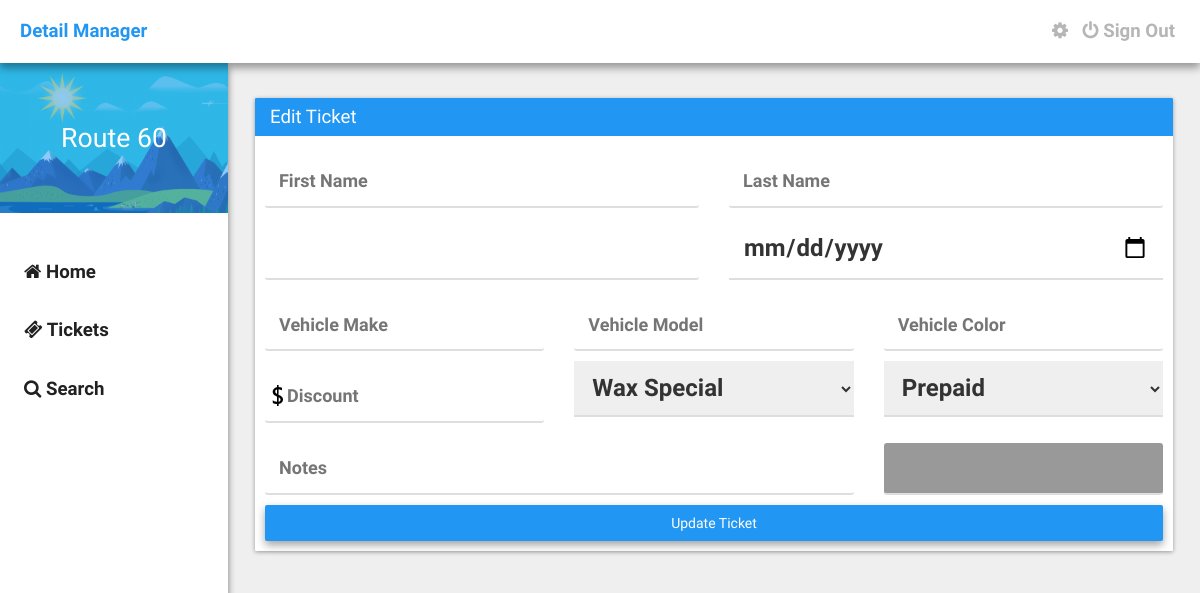
The page /edit?id=2901123132 (signed in) on the database as committed earlier.
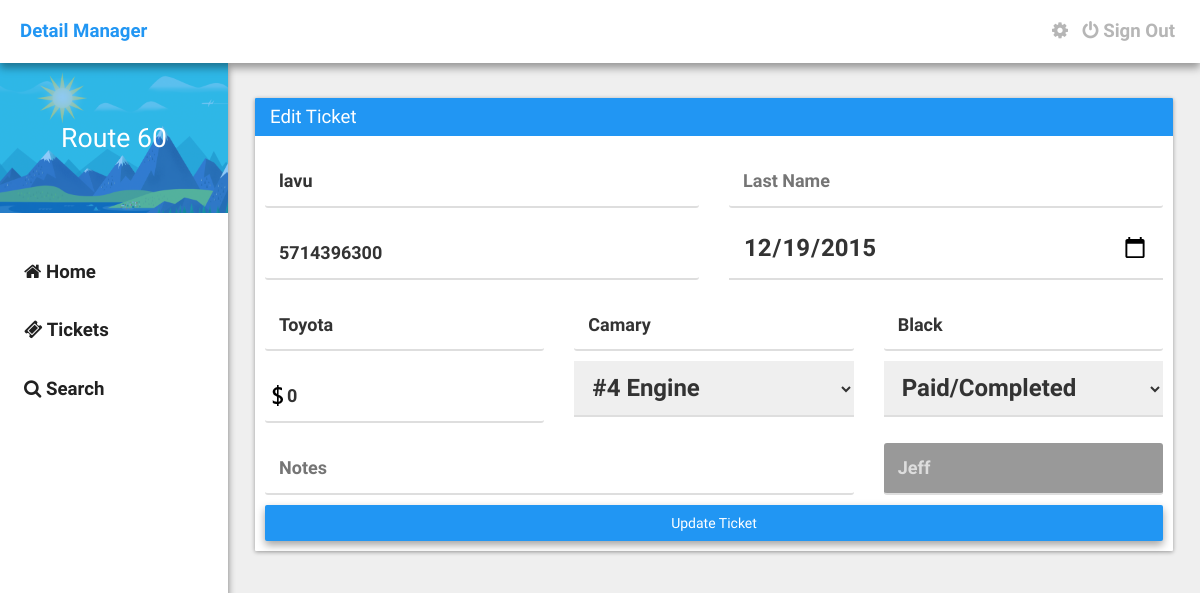
The same page on the database as committed later.
### tables this page shows
CREATE TABLE IF NOT EXISTS `detail_tickets` (
  `id` int(11) NOT NULL,
  `locked` int(11) NOT NULL DEFAULT '0',
  `first_name` text NOT NULL,
  `last_name` text NOT NULL,
  `phone_number` varchar(32) NOT NULL,
  `date` date NOT NULL,
  `vehicle_make` text NOT NULL,
  `vehicle_model` text NOT NULL,
  `vehicle_color` text NOT NULL,
  `discount` int(11) NOT NULL,
  `services` varchar(32) NOT NULL,
  `pre_paid_done` varchar(32) NOT NULL,
  `user_id` varchar(32) NOT NULL,
  `ticket_id` varchar(32) NOT NULL,
  `notes` text NOT NULL,
  `ticket_creator` text NOT NULL
);

### edit.php (the view, shortened to what the changed rows need)
<?php require_once("./assets/core/init.php"); require_once("./include/navbar.php"); ?>
    <?php
        $ticketid = $_GET['id'];
        $getticketinfo = mysql_query("SELECT * FROM detail_tickets WHERE ticket_id = '$ticketid'");
        while($row = mysql_fetch_array($getticketinfo)) {
            $firstname = $row['first_name'];
            $pnumber = $row['phone_number'];
            $date = $row['date'];
            $vmake = $row['vehicle_make'];
            $vmodel = $row['vehicle_model'];
            $vcolor = $row['vehicle_color'];
            $discount = $row['discount'];
            $services = $row['services'];
            $options = $row['pre_paid_done'];
            $tcreator = $row['ticket_creator'];
        }
        if($services == 'wax'){
            $servicetitle = "Meguiar's Wax";
            $serviceprice = "35.00";
            $servicedetails = "
                <ol>
                    <li>Wax Special</li>
                </ol>
            ";
            $active = "selected";
        }
        elseif($services == 4) {
            $active4 = "selected";
        }
        if($options == 'Prepaid') {
            $option = "<center><h3 style='color: #E14747;'>Prepaid</h3></center>";
            $oa2 = "selected";
        }elseif($options == 'Paid/Completed') {
            $oa3 = "selected";
        }elseif($options == 'Appointment') {
            $option = "<center><h3 style='color: #FFC017;'>Appointment</h3></center>";
            $oa4 = "selected";
        }
    ?>
    <div class="container">
    	<div class="card">
                    <form action="" method="POST" style="padding: 10px;">
                    	<div class="row">
	                        <div class="col-md-6">
	                        	<input type="text" name="firstname" id="firstname" class="validate" required="required" value="<?php echo $firstname; ?>" placeholder="First Name" />
	                        </div>
	                        <div class="col-md-6">
	                            <input type="text" name="phonenum" id="phonenum" class="validate" required="required" value="<?php echo $pnumber; ?>" />
	                        </div>
	                        <div class="col-md-6">
	                            <input type="date" name="date" id="date" class="validate" required="required" value="<?php echo $date; ?>" />
	                        </div>
	                    </div>
	                    <div class="row">
	                        <div class="col-md-4">
	                            <input type="text" name="vmake" id="vmake" class="validate" required="required" value="<?php echo $vmake; ?>" placeholder="Vehicle Make" />
	                        </div>
	                        <div class="col-md-4">
	                            <input type="text" name="vmodel" id="vmodel" class="validate" required="required" value="<?php echo $vmodel; ?>" placeholder="Vehicle Model" />
	                        </div>
	                        <div class="col-md-4">
	                            <input type="text" name="vcolor" id="vcolor" class="validate" required="required" value="<?php echo $vcolor; ?>" placeholder="Vehicle Color" />
	                        </div>
	                        <div class="col-md-4">
	                            <input type="text" name="discount" id="discount" class="validate discount-icon" required="required" value="<?php echo $discount; ?>" placeholder="Discount" style="padding-left: 22px;" />
	                        </div>
	                        <div class="col-md-4">
	                            <select name="serviceselect" id="serviceselect">
	                                <option value="wax" <?php if(isset($active)) {echo $active; } ?>>Wax Special</option>
	                                <option value="4" <?php if(isset($active4)) {echo $active4; } ?>>#4 Engine</option>
	                            </select>
	                        </div>
	                        <div class="col-md-4">
	                            <select name="optionsselect" id="optionsselect">
	                                <option value="Prepaid" <?php if(isset($oa2)) {echo $oa2; } ?>>Prepaid</option>
	                                <option value="Paid/Completed" <?php if(isset($oa3)) { echo $oa3; } ?>>Paid/Completed</option>
	                            </select>
	                        </div>
	                    </div>
	                    <div class="row">
	                        <div class="col-md-4">
	                        	<input type="text" name="ticket_creator" id="ticket_creator" value="<?php echo $tcreator; ?>" disabled="disabled" />
	                        </div>
                        </div>
                    </form>
            </div>
        </div>
<?php require_once("./include/footer.php"); ?>

Rows that differ between the two databases and show on the page:
added detail_tickets: firstname "lavu", phonenum "5714396300", date "12/19/2015", vmake "Toyota", vmodel "Camary", vcolor "Black", discount "0", ticket_creator "Jeff"
Other text that changed with them:
form field serviceselect: "Wax Special" → "#4 Engine"
form field optionsselect: "Prepaid" → "Paid/Completed"
